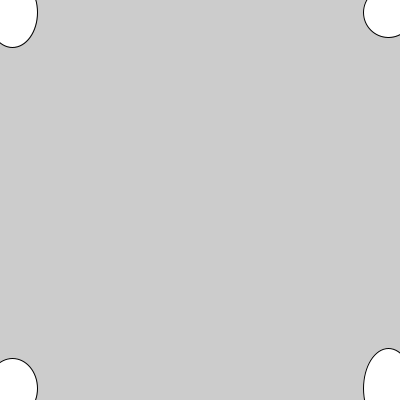
Frame 1 (no input)
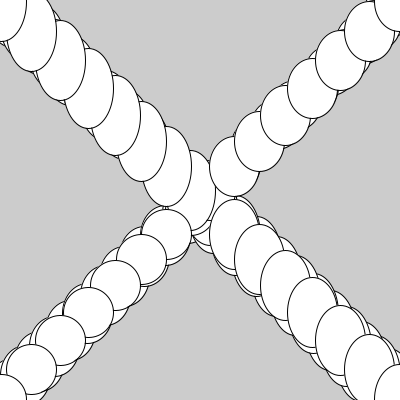
Frame 60 (the mouse pressed at the canvas centre just before this capture)
Frame 120 (the mouse held since frame 60 and released just before this capture): identical to frame 60, image omitted

The Processing sketch that drew these frames (run headless with seeded random() and noise(); from frame 60 on, the mouse is pressed at the canvas centre):

// Processing sketch: sketch_170829a
// ── sketch_170829a.pde
//variales globales
Circulo circulo1;
Circulo circulo2;
Circulo circulo3;
Circulo circulo4;

void setup() {
  size(400, 400);
  circulo1 = new Circulo(0,0,50,70);
  circulo2 = new Circulo(width,0,50,50);
  circulo3 = new Circulo(0,height,50,60);
  circulo4 = new Circulo(width,height,50,80);
}
void draw() {
  //e=e+vt
  circulo1.acc++;
  //circulo.x = circulo.x + circulo.speed;
  circulo1.x += circulo1.speed + circulo1.acc; //no multiplico por el tiempo ya que esta dado por el draw
  circulo1.y += circulo1.speed + circulo1.acc; 

  circulo2.acc++;
  circulo2.x += (circulo2.speed + circulo2.acc)*-1;
  circulo2.y += circulo2.speed + circulo2.acc; 

  circulo3.acc++;
  circulo3.x += (circulo3.speed + circulo3.acc);
  circulo3.y += (circulo3.speed + circulo3.acc)*-1; 

  circulo4.acc++;
 circulo4.x += (circulo4.speed + circulo4.acc)*-1;
  circulo4.y += (circulo4.speed + circulo4.acc)*-1; 


  circulo1.dibujar();
  circulo2.dibujar();
  circulo3.dibujar();
  circulo4.dibujar();
}
// ── Circulo.pde
class Circulo {
  //atributos - ¿como es?
  float x, y, w, h, speed, acc;
  //inicializador de objeto - ¿como genero este objeto?
  Circulo(float nx, float ny, float nw, float nh) {
    x+=nx;
    y+=ny;
    w=nw;
    h=nh;
    speed=10;
    acc=1;
  }
  //metodos - ¿que hace?
  void dibujar() {
    ellipse(x, y, w, h);
  }
}
